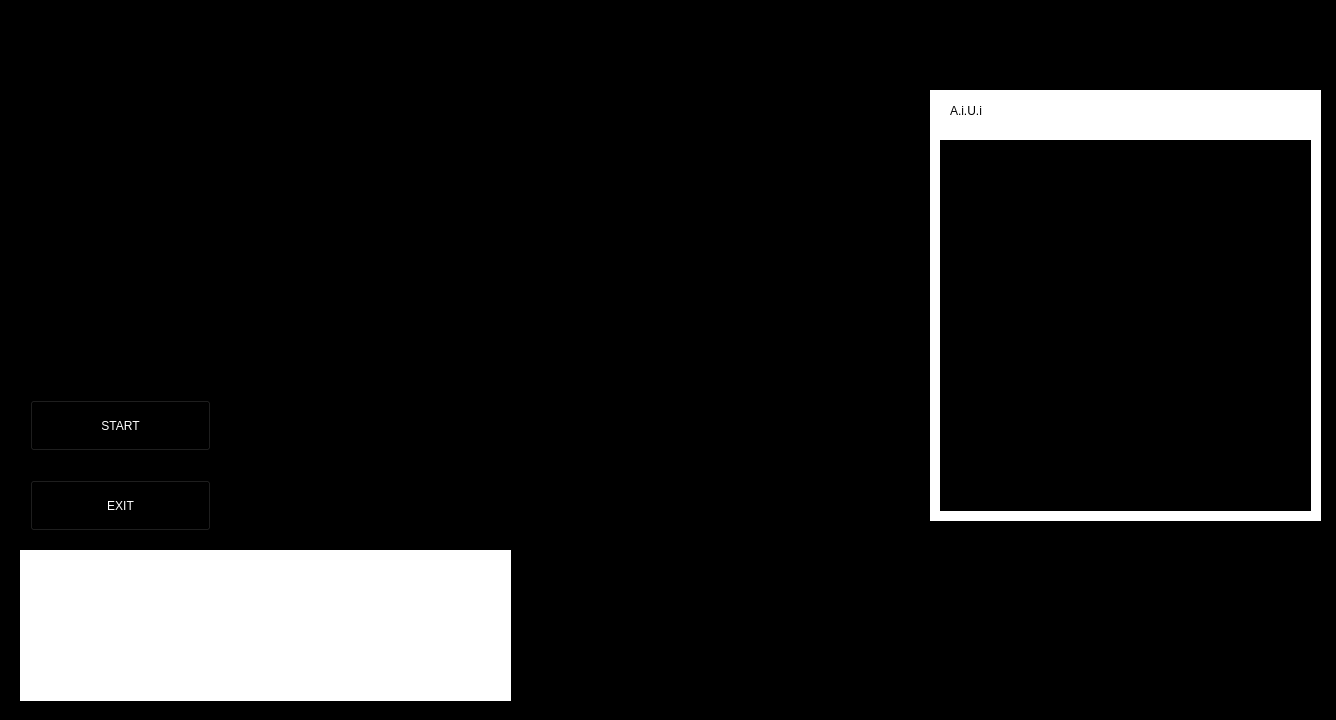
<?xml version="1.0" encoding="UTF-8"?>
<ui version="4.0">
 <class>MainWindow</class>
 <widget class="QMainWindow" name="MainWindow">
  <property name="geometry">
   <rect>
    <x>0</x>
    <y>0</y>
    <width>1336</width>
    <height>720</height>
   </rect>
  </property>
  <property name="windowTitle">
   <string>MainWindow</string>
  </property>
  <widget class="QWidget" name="centralwidget">
   <widget class="QLabel" name="bg_main">
    <property name="geometry">
     <rect>
      <x>-60</x>
      <y>-40</y>
      <width>1481</width>
      <height>891</height>
     </rect>
    </property>
    <property name="styleSheet">
     <string notr="true">background-color: rgb(0, 0, 0);</string>
    </property>
    <property name="text">
     <string/>
    </property>
   </widget>
   <widget class="QLabel" name="gif_1">
    <property name="geometry">
     <rect>
      <x>410</x>
      <y>90</y>
      <width>511</width>
      <height>501</height>
     </rect>
    </property>
    <property name="text">
     <string/>
    </property>
    <property name="pixmap">
     <pixmap>GIF/83ec7dae7e76751eecca2adcf0dcfc49.gif</pixmap>
    </property>
    <property name="scaledContents">
     <bool>true</bool>
    </property>
   </widget>
   <widget class="QLabel" name="gif_2">
    <property name="geometry">
     <rect>
      <x>-80</x>
      <y>-30</y>
      <width>631</width>
      <height>161</height>
     </rect>
    </property>
    <property name="text">
     <string/>
    </property>
    <property name="pixmap">
     <pixmap>deco/3ab74962b138cb7396156fd96d0f6408.gif</pixmap>
    </property>
   </widget>
   <widget class="QLabel" name="gif_3">
    <property name="geometry">
     <rect>
      <x>750</x>
      <y>590</y>
      <width>591</width>
      <height>161</height>
     </rect>
    </property>
    <property name="text">
     <string/>
    </property>
    <property name="pixmap">
     <pixmap>deco/Untitled design (2).gif</pixmap>
    </property>
    <property name="scaledContents">
     <bool>false</bool>
    </property>
   </widget>
   <widget class="QLabel" name="bg_start">
    <property name="geometry">
     <rect>
      <x>20</x>
      <y>390</y>
      <width>241</width>
      <height>61</height>
     </rect>
    </property>
    <property name="text">
     <string/>
    </property>
    <property name="pixmap">
     <pixmap>button/button_1.png</pixmap>
    </property>
    <property name="scaledContents">
     <bool>true</bool>
    </property>
   </widget>
   <widget class="QPushButton" name="pb_start">
    <property name="geometry">
     <rect>
      <x>30</x>
      <y>400</y>
      <width>181</width>
      <height>51</height>
     </rect>
    </property>
    <property name="styleSheet">
     <string notr="true">background-color: rgb(0, 0, 0);
font: 14pt &quot;Sitka&quot;;
color: rgb(255, 255, 255);</string>
    </property>
    <property name="text">
     <string>START</string>
    </property>
   </widget>
   <widget class="QLabel" name="bg_exit">
    <property name="geometry">
     <rect>
      <x>20</x>
      <y>470</y>
      <width>241</width>
      <height>61</height>
     </rect>
    </property>
    <property name="text">
     <string/>
    </property>
    <property name="pixmap">
     <pixmap>button/button_1.png</pixmap>
    </property>
    <property name="scaledContents">
     <bool>true</bool>
    </property>
   </widget>
   <widget class="QPushButton" name="pb_exit">
    <property name="geometry">
     <rect>
      <x>30</x>
      <y>480</y>
      <width>181</width>
      <height>51</height>
     </rect>
    </property>
    <property name="styleSheet">
     <string notr="true">background-color: rgb(0, 0, 0);
font: 14pt &quot;Sitka&quot;;
color: rgb(255, 255, 255);</string>
    </property>
    <property name="text">
     <string>EXIT</string>
    </property>
   </widget>
   <widget class="QTextBrowser" name="tb_time">
    <property name="geometry">
     <rect>
      <x>930</x>
      <y>10</y>
      <width>131</width>
      <height>71</height>
     </rect>
    </property>
    <property name="styleSheet">
     <string notr="true">background-color: rgb(0, 0, 0);
font: 20pt &quot;Sitka&quot;;
color: rgb(255, 255, 255);
border-radius:none;</string>
    </property>
   </widget>
   <widget class="QTextBrowser" name="tb_date">
    <property name="geometry">
     <rect>
      <x>1080</x>
      <y>10</y>
      <width>231</width>
      <height>71</height>
     </rect>
    </property>
    <property name="styleSheet">
     <string notr="true">background-color: rgb(0, 0, 0);
font: 18pt &quot;Sitka&quot;;
color: rgb(255, 255, 255);
border-radius:none;</string>
    </property>
   </widget>
   <widget class="QLabel" name="bg_resp">
    <property name="geometry">
     <rect>
      <x>930</x>
      <y>90</y>
      <width>391</width>
      <height>431</height>
     </rect>
    </property>
    <property name="styleSheet">
     <string notr="true">background-color: rgb(255, 255, 255);</string>
    </property>
    <property name="text">
     <string/>
    </property>
   </widget>
   <widget class="QTextBrowser" name="tb_resp">
    <property name="geometry">
     <rect>
      <x>940</x>
      <y>140</y>
      <width>371</width>
      <height>371</height>
     </rect>
    </property>
    <property name="styleSheet">
     <string notr="true">background-color: rgb(0, 0, 0);
font: 12pt &quot;Sitka&quot;;
color: rgb(255, 255, 255);
color: rgb(255, 255, 255);</string>
    </property>
   </widget>
   <widget class="QLabel" name="AiUi">
    <property name="geometry">
     <rect>
      <x>950</x>
      <y>60</y>
      <width>131</width>
      <height>101</height>
     </rect>
    </property>
    <property name="styleSheet">
     <string notr="true">color: rgb(0, 0, 0);
font: 26pt &quot;Sitka&quot;;</string>
    </property>
    <property name="text">
     <string>A.i.U.i</string>
    </property>
   </widget>
   <widget class="QLabel" name="gif_4">
    <property name="geometry">
     <rect>
      <x>30</x>
      <y>570</y>
      <width>241</width>
      <height>111</height>
     </rect>
    </property>
    <property name="styleSheet">
     <string notr="true">border-radius:none;</string>
    </property>
    <property name="text">
     <string/>
    </property>
    <property name="pixmap">
     <pixmap>deco/01.gif</pixmap>
    </property>
    <property name="scaledContents">
     <bool>false</bool>
    </property>
   </widget>
   <widget class="QLabel" name="gif_5">
    <property name="geometry">
     <rect>
      <x>260</x>
      <y>570</y>
      <width>241</width>
      <height>111</height>
     </rect>
    </property>
    <property name="styleSheet">
     <string notr="true">border-radius:none;</string>
    </property>
    <property name="text">
     <string/>
    </property>
    <property name="pixmap">
     <pixmap>deco/01.gif</pixmap>
    </property>
    <property name="scaledContents">
     <bool>false</bool>
    </property>
   </widget>
   <widget class="QLabel" name="bg_gif">
    <property name="geometry">
     <rect>
      <x>20</x>
      <y>550</y>
      <width>491</width>
      <height>151</height>
     </rect>
    </property>
    <property name="styleSheet">
     <string notr="true">background-color: rgb(255, 255, 255);</string>
    </property>
    <property name="text">
     <string/>
    </property>
   </widget>
   <zorder>bg_main</zorder>
   <zorder>gif_1</zorder>
   <zorder>gif_2</zorder>
   <zorder>gif_3</zorder>
   <zorder>bg_start</zorder>
   <zorder>pb_start</zorder>
   <zorder>bg_exit</zorder>
   <zorder>pb_exit</zorder>
   <zorder>bg_resp</zorder>
   <zorder>tb_resp</zorder>
   <zorder>tb_time</zorder>
   <zorder>tb_date</zorder>
   <zorder>AiUi</zorder>
   <zorder>bg_gif</zorder>
   <zorder>gif_5</zorder>
   <zorder>gif_4</zorder>
  </widget>
 </widget>
 <resources/>
 <connections/>
</ui>
